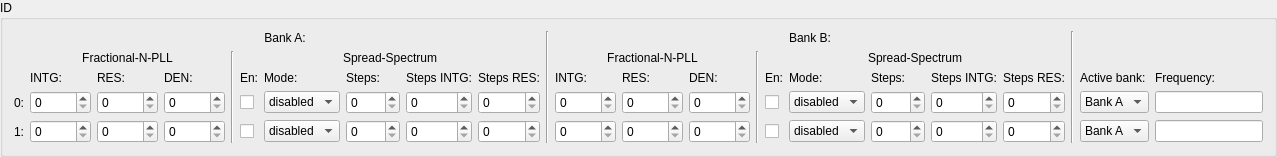
      <widget class="QGroupBox" name="groupBox_5">
       <property name="title">
        <string>ID</string>
       </property>
       <layout class="QGridLayout" name="gridLayout_6">
        <item row="0" column="0">
         <layout class="QGridLayout" name="gridLayout_5">
          <item row="3" column="21">
           <widget class="QSpinBox" name="ID0B_SS_STEP_RES"/>
          </item>
          <item row="1" column="1" colspan="4">
           <widget class="QLabel" name="label_37">
            <property name="text">
             <string>Fractional-N-PLL</string>
            </property>
            <property name="alignment">
             <set>Qt::AlignCenter</set>
            </property>
           </widget>
          </item>
          <item row="2" column="12" colspan="2">
           <widget class="QLabel" name="label_43">
            <property name="text">
             <string>INTG:</string>
            </property>
           </widget>
          </item>
          <item row="4" column="23">
           <widget class="QComboBox" name="ID1_CFG_SEL">
            <item>
             <property name="text">
              <string>Bank A</string>
             </property>
            </item>
            <item>
             <property name="text">
              <string>Bank B</string>
             </property>
            </item>
           </widget>
          </item>
          <item row="4" column="20">
           <widget class="QSpinBox" name="ID1B_SS_STEP_INTG"/>
          </item>
          <item row="2" column="24">
           <widget class="QLabel" name="label_56">
            <property name="text">
             <string>Frequency:</string>
            </property>
           </widget>
          </item>
          <item row="2" column="20">
           <widget class="QLabel" name="label_50">
            <property name="text">
             <string>Steps INTG:</string>
            </property>
           </widget>
          </item>
          <item row="3" column="6">
           <widget class="QCheckBox" name="ID0A_SS_ENA">
            <property name="text">
             <string/>
            </property>
           </widget>
          </item>
          <item row="4" column="18">
           <widget class="QComboBox" name="ID1B_SS_MODE">
            <item>
             <property name="text">
              <string>disabled</string>
             </property>
            </item>
            <item>
             <property name="text">
              <string>center</string>
             </property>
            </item>
            <item>
             <property name="text">
              <string>invalid</string>
             </property>
            </item>
            <item>
             <property name="text">
              <string>Down</string>
             </property>
            </item>
           </widget>
          </item>
          <item row="3" column="9">
           <widget class="QSpinBox" name="ID0A_SS_STEP_INTG"/>
          </item>
          <item row="4" column="2" colspan="2">
           <widget class="QSpinBox" name="ID1A_RES">
            <property name="maximum">
             <number>65535</number>
            </property>
           </widget>
          </item>
          <item row="2" column="14">
           <widget class="QLabel" name="label_47">
            <property name="text">
             <string>RES:</string>
            </property>
           </widget>
          </item>
          <item row="2" column="18">
           <widget class="QLabel" name="label_46">
            <property name="text">
             <string>Mode:</string>
            </property>
           </widget>
          </item>
          <item row="4" column="10">
           <widget class="QSpinBox" name="ID1A_SS_STEP_RES"/>
          </item>
          <item row="4" column="6">
           <widget class="QCheckBox" name="ID1A_SS_ENA">
            <property name="text">
             <string/>
            </property>
           </widget>
          </item>
          <item row="3" column="19">
           <widget class="QSpinBox" name="ID0B_SS_STEP_NUM">
            <property name="maximum">
             <number>4095</number>
            </property>
           </widget>
          </item>
          <item row="3" column="15">
           <widget class="QSpinBox" name="ID0B_DEN">
            <property name="maximum">
             <number>65535</number>
            </property>
           </widget>
          </item>
          <item row="3" column="18">
           <widget class="QComboBox" name="ID0B_SS_MODE">
            <item>
             <property name="text">
              <string>disabled</string>
             </property>
            </item>
            <item>
             <property name="text">
              <string>center</string>
             </property>
            </item>
            <item>
             <property name="text">
              <string>invalid</string>
             </property>
            </item>
            <item>
             <property name="text">
              <string>Down</string>
             </property>
            </item>
           </widget>
          </item>
          <item row="2" column="2" colspan="2">
           <widget class="QLabel" name="label_33">
            <property name="text">
             <string>RES:</string>
            </property>
           </widget>
          </item>
          <item row="3" column="8">
           <widget class="QSpinBox" name="ID0A_SS_STEP_NUM">
            <property name="maximum">
             <number>4095</number>
            </property>
           </widget>
          </item>
          <item row="1" column="12" colspan="4">
           <widget class="QLabel" name="label_49">
            <property name="text">
             <string>Fractional-N-PLL</string>
            </property>
            <property name="alignment">
             <set>Qt::AlignCenter</set>
            </property>
           </widget>
          </item>
          <item row="4" column="15">
           <widget class="QSpinBox" name="ID1B_DEN">
            <property name="maximum">
             <number>65535</number>
            </property>
           </widget>
          </item>
          <item row="1" column="5" rowspan="4">
           <widget class="Line" name="line">
            <property name="orientation">
             <enum>Qt::Vertical</enum>
            </property>
           </widget>
          </item>
          <item row="2" column="19">
           <widget class="QLabel" name="label_45">
            <property name="text">
             <string>Steps:</string>
            </property>
           </widget>
          </item>
          <item row="3" column="7">
           <widget class="QComboBox" name="ID0A_SS_MODE">
            <item>
             <property name="text">
              <string>disabled</string>
             </property>
            </item>
            <item>
             <property name="text">
              <string>center</string>
             </property>
            </item>
            <item>
             <property name="text">
              <string>invalid</string>
             </property>
            </item>
            <item>
             <property name="text">
              <string>Down</string>
             </property>
            </item>
           </widget>
          </item>
          <item row="1" column="16" rowspan="4">
           <widget class="Line" name="line_3">
            <property name="orientation">
             <enum>Qt::Vertical</enum>
            </property>
           </widget>
          </item>
          <item row="3" column="14">
           <widget class="QSpinBox" name="ID0B_RES">
            <property name="maximum">
             <number>65535</number>
            </property>
           </widget>
          </item>
          <item row="3" column="1">
           <widget class="QSpinBox" name="ID0A_INTG">
            <property name="maximum">
             <number>65535</number>
            </property>
           </widget>
          </item>
          <item row="2" column="7">
           <widget class="QLabel" name="label_35">
            <property name="text">
             <string>Mode:</string>
            </property>
           </widget>
          </item>
          <item row="4" column="4">
           <widget class="QSpinBox" name="ID1A_DEN">
            <property name="maximum">
             <number>65535</number>
            </property>
           </widget>
          </item>
          <item row="0" column="1" colspan="10">
           <widget class="QLabel" name="label_41">
            <property name="text">
             <string>Bank A:</string>
            </property>
            <property name="alignment">
             <set>Qt::AlignCenter</set>
            </property>
           </widget>
          </item>
          <item row="2" column="21">
           <widget class="QLabel" name="label_51">
            <property name="text">
             <string>Steps RES:</string>
            </property>
           </widget>
          </item>
          <item row="3" column="10">
           <widget class="QSpinBox" name="ID0A_SS_STEP_RES"/>
          </item>
          <item row="4" column="24">
           <widget class="SIUnitEdit" name="freqID1">
            <property name="readOnly">
             <bool>true</bool>
            </property>
           </widget>
          </item>
          <item row="4" column="1">
           <widget class="QSpinBox" name="ID1A_INTG">
            <property name="maximum">
             <number>65535</number>
            </property>
           </widget>
          </item>
          <item row="2" column="9">
           <widget class="QLabel" name="label_39">
            <property name="text">
             <string>Steps INTG:</string>
            </property>
           </widget>
          </item>
          <item row="3" column="2" colspan="2">
           <widget class="QSpinBox" name="ID0A_RES">
            <property name="maximum">
             <number>65535</number>
            </property>
           </widget>
          </item>
          <item row="2" column="1">
           <widget class="QLabel" name="label_32">
            <property name="text">
             <string>INTG:</string>
            </property>
           </widget>
          </item>
          <item row="3" column="4">
           <widget class="QSpinBox" name="ID0A_DEN">
            <property name="maximum">
             <number>65535</number>
            </property>
           </widget>
          </item>
          <item row="4" column="7">
           <widget class="QComboBox" name="ID1A_SS_MODE">
            <item>
             <property name="text">
              <string>disabled</string>
             </property>
            </item>
            <item>
             <property name="text">
              <string>center</string>
             </property>
            </item>
            <item>
             <property name="text">
              <string>invalid</string>
             </property>
            </item>
            <item>
             <property name="text">
              <string>Down</string>
             </property>
            </item>
           </widget>
          </item>
          <item row="0" column="12" colspan="10">
           <widget class="QLabel" name="label_48">
            <property name="text">
             <string>Bank B:</string>
            </property>
            <property name="alignment">
             <set>Qt::AlignCenter</set>
            </property>
           </widget>
          </item>
          <item row="4" column="19">
           <widget class="QSpinBox" name="ID1B_SS_STEP_NUM">
            <property name="maximum">
             <number>4095</number>
            </property>
           </widget>
          </item>
          <item row="3" column="20">
           <widget class="QSpinBox" name="ID0B_SS_STEP_INTG"/>
          </item>
          <item row="2" column="10">
           <widget class="QLabel" name="label_40">
            <property name="text">
             <string>Steps RES:</string>
            </property>
           </widget>
          </item>
          <item row="2" column="4">
           <widget class="QLabel" name="label_34">
            <property name="text">
             <string>DEN:</string>
            </property>
           </widget>
          </item>
          <item row="3" column="0">
           <widget class="QLabel" name="label_53">
            <property name="text">
             <string>0:</string>
            </property>
           </widget>
          </item>
          <item row="0" column="22" rowspan="5">
           <widget class="Line" name="line_4">
            <property name="orientation">
             <enum>Qt::Vertical</enum>
            </property>
           </widget>
          </item>
          <item row="4" column="12" colspan="2">
           <widget class="QSpinBox" name="ID1B_INTG">
            <property name="maximum">
             <number>65535</number>
            </property>
           </widget>
          </item>
          <item row="4" column="0">
           <widget class="QLabel" name="label_57">
            <property name="text">
             <string>1:</string>
            </property>
           </widget>
          </item>
          <item row="2" column="23">
           <widget class="QLabel" name="label_55">
            <property name="text">
             <string>Active bank:</string>
            </property>
           </widget>
          </item>
          <item row="2" column="15">
           <widget class="QLabel" name="label_42">
            <property name="text">
             <string>DEN:</string>
            </property>
           </widget>
          </item>
          <item row="3" column="23">
           <widget class="QComboBox" name="ID0_CFG_SEL">
            <item>
             <property name="text">
              <string>Bank A</string>
             </property>
            </item>
            <item>
             <property name="text">
              <string>Bank B</string>
             </property>
            </item>
           </widget>
          </item>
          <item row="4" column="8">
           <widget class="QSpinBox" name="ID1A_SS_STEP_NUM">
            <property name="maximum">
             <number>4095</number>
            </property>
           </widget>
          </item>
          <item row="0" column="11" rowspan="5">
           <widget class="Line" name="line_2">
            <property name="orientation">
             <enum>Qt::Vertical</enum>
            </property>
           </widget>
          </item>
          <item row="3" column="12" colspan="2">
           <widget class="QSpinBox" name="ID0B_INTG">
            <property name="maximum">
             <number>65535</number>
            </property>
           </widget>
          </item>
          <item row="3" column="24">
           <widget class="SIUnitEdit" name="freqID0">
            <property name="readOnly">
             <bool>true</bool>
            </property>
           </widget>
          </item>
          <item row="4" column="14">
           <widget class="QSpinBox" name="ID1B_RES">
            <property name="maximum">
             <number>65535</number>
            </property>
           </widget>
          </item>
          <item row="1" column="6" colspan="5">
           <widget class="QLabel" name="label_38">
            <property name="text">
             <string>Spread-Spectrum</string>
            </property>
            <property name="alignment">
             <set>Qt::AlignCenter</set>
            </property>
           </widget>
          </item>
          <item row="2" column="8">
           <widget class="QLabel" name="label_36">
            <property name="text">
             <string>Steps:</string>
            </property>
           </widget>
          </item>
          <item row="2" column="6">
           <widget class="QLabel" name="label_70">
            <property name="text">
             <string>En:</string>
            </property>
           </widget>
          </item>
          <item row="4" column="9">
           <widget class="QSpinBox" name="ID1A_SS_STEP_INTG"/>
          </item>
          <item row="4" column="21">
           <widget class="QSpinBox" name="ID1B_SS_STEP_RES"/>
          </item>
          <item row="3" column="17">
           <widget class="QCheckBox" name="ID0B_SS_ENA">
            <property name="text">
             <string/>
            </property>
           </widget>
          </item>
          <item row="2" column="17">
           <widget class="QLabel" name="label_71">
            <property name="text">
             <string>En:</string>
            </property>
           </widget>
          </item>
          <item row="1" column="17" colspan="5">
           <widget class="QLabel" name="label_44">
            <property name="text">
             <string>Spread-Spectrum</string>
            </property>
            <property name="alignment">
             <set>Qt::AlignCenter</set>
            </property>
           </widget>
          </item>
          <item row="4" column="17">
           <widget class="QCheckBox" name="ID1B_SS_ENA">
            <property name="text">
             <string/>
            </property>
           </widget>
          </item>
         </layout>
        </item>
       </layout>
      </widget>
